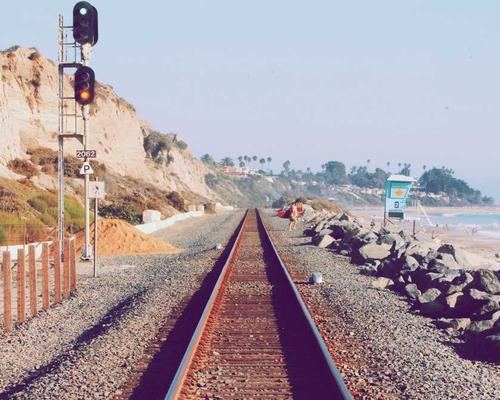
//> input picture work5/test.png, 500 x 400 px, given in place of test.jpg, which was not available
$ ./main   (built with g++ and OpenCV 4)
//> lines starting //> are read from the running program, lines starting //| are printed output that depends on the picture; pictures that were not available may be replaced by others from this repository, and a replacement may not be noted
#include <opencv2/opencv.hpp>
#include <iostream>
using namespace cv;
using namespace std;

int main() {
    // ====================== 任务1：读取测试图片 ======================
    Mat img = imread("test.jpg");
//> img is the input picture: 400 rows x 500 cols, CV_8UC3; mean B, G, R 164.2, 157.4, 170.4
    if (img.empty()) {
        cout << "❌ 错误：无法读取test.jpg，请检查文件是否在当前目录！" << endl;
        return -1;
    }
    cout << "✅ 任务1完成：成功读取测试图片" << endl << endl;

    // ====================== 任务2：输出图像基本信息 ======================
    cout << "===== 图像基本信息 =====" << endl;
    cout << "图像宽度：" << img.cols << " 像素" << endl;
//| 图像宽度：500 像素
    cout << "图像高度：" << img.rows << " 像素" << endl;
//| 图像高度：400 像素
    cout << "通道数：" << img.channels() << endl;
//| 通道数：3
    cout << "像素数据类型：" << img.type() << endl;
//| 像素数据类型：16
    cout << "总像素数：" << img.total() << endl << endl;
//| 总像素数：200000
    cout << "✅ 任务2完成：已输出图像信息" << endl << endl;

    // ====================== 任务3：显示原图 ======================
    namedWindow("原图", WINDOW_NORMAL);
    imshow("原图", img);
    cout << "✅ 任务3完成：已显示原图" << endl << endl;

    // ====================== 任务4：转换为灰度图并显示 ======================
    Mat gray_img;
    cvtColor(img, gray_img, COLOR_BGR2GRAY);
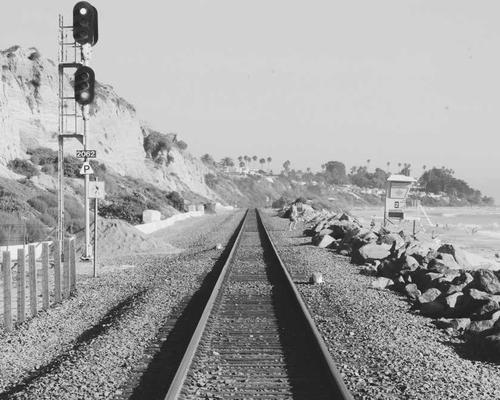
//> gray_img: 400 rows x 500 cols, CV_8UC1; min 6, max 253, mean 162.1
    namedWindow("灰度图", WINDOW_NORMAL);
    imshow("灰度图", gray_img);
    cout << "✅ 任务4完成：已转换并显示灰度图" << endl << endl;

    // ====================== 任务5：保存灰度图 ======================
    imwrite("gray_output.jpg", gray_img);
    cout << "✅ 任务5完成：灰度图已保存为 gray_output.jpg" << endl << endl;

    // ====================== 任务6：像素操作 + 裁剪 ======================
    cout << "===== 任务6：像素与裁剪操作 =====" << endl;
    // 输出左上角(0,0)的BGR像素值
    Vec3b pixel = img.at<Vec3b>(0, 0);
//> pixel = [233, 211, 193]
    cout << "左上角(0,0)像素值（BGR格式）：" << endl;
    cout << "B(蓝)：" << (int)pixel[0] << endl;
//| B(蓝)：233
    cout << "G(绿)：" << (int)pixel[1] << endl;
//| G(绿)：211
    cout << "R(红)：" << (int)pixel[2] << endl << endl;
//| R(红)：193

    // 裁剪左上角100x100区域并保存
    Mat roi = img(Rect(0, 0, 100, 100));
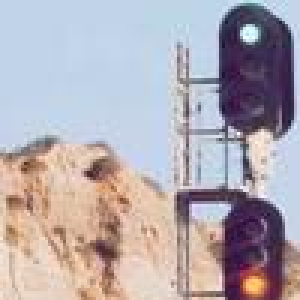
//> roi: 100 rows x 100 cols, CV_8UC3 (shown 3 times larger); mean B, G, R 176.9, 170, 177.8
    imwrite("roi.jpg", roi);
    namedWindow("裁剪区域", WINDOW_NORMAL);
    imshow("裁剪区域", roi);
    cout << "✅ 任务6完成：左上角100x100区域已保存为 roi.jpg" << endl << endl;

    // 等待按键，防止窗口闪退（必须加！）
    waitKey(0);
    destroyAllWindows();

    cout << "🎉 所有作业任务全部完成！" << endl;
    return 0;
}

$ run again, with work5/A4校正结果.png copied over work5/test.png
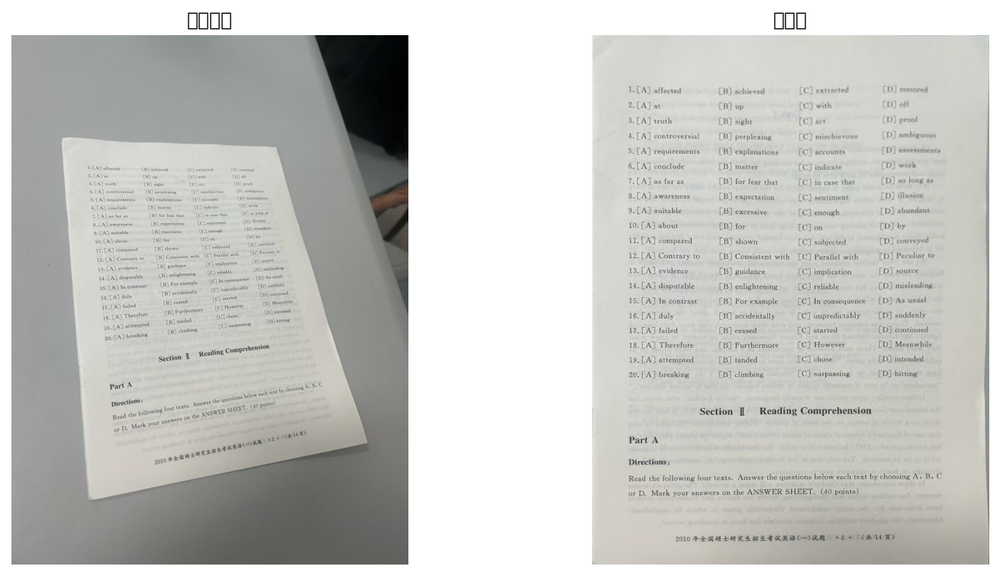
//> input picture work5/A4校正结果.png, 1000 x 576 px, shrunk from 1310 x 754 before the run, given in place of test.jpg, which was not available
//> img is the input picture: 576 rows x 1000 cols, CV_8UC3; mean B, G, R 195, 198.8, 198.4
//| 图像宽度：1000 像素
//| 图像高度：576 像素
//| 通道数：3
//| 像素数据类型：16
//| 总像素数：576000
//> pixel = [255, 255, 255]
//| B(蓝)：255
//| G(绿)：255
//| R(红)：255
//> `Mat roi = img(Rect(0, 0, 100, 100));`:
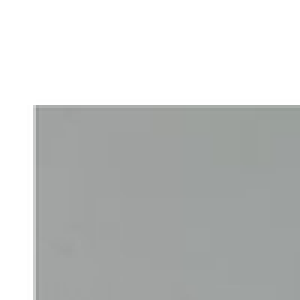
//> roi: 100 rows x 100 cols, CV_8UC3 (shown 3 times larger); mean B, G, R 200.7, 201.5, 199.8

$ run again, with work5/实验结果图.png copied over work5/test.png
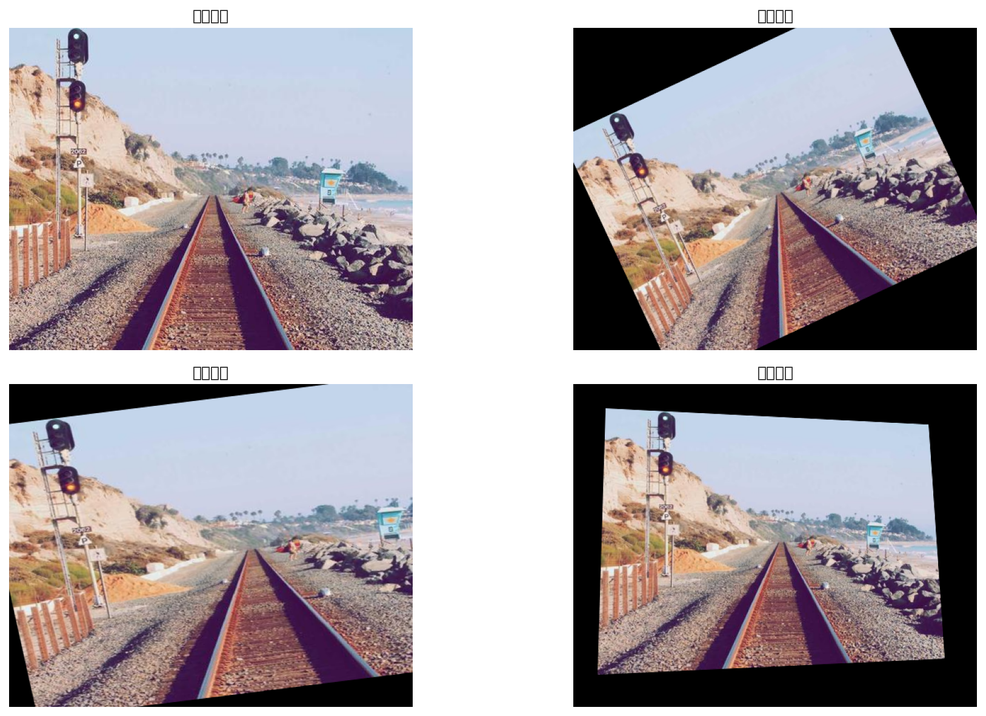
//> input picture work5/实验结果图.png, 986 x 716 px, shrunk from 1627 x 1182 before the run, given in place of test.jpg, which was not available
//> img is the input picture: 716 rows x 986 cols, CV_8UC3; mean B, G, R 163.6, 160, 168.4
//| 图像宽度：986 像素
//| 图像高度：716 像素
//| 通道数：3
//| 像素数据类型：16
//| 总像素数：705976
//> `cvtColor(img, gray_img, COLOR_BGR2GRAY);`:
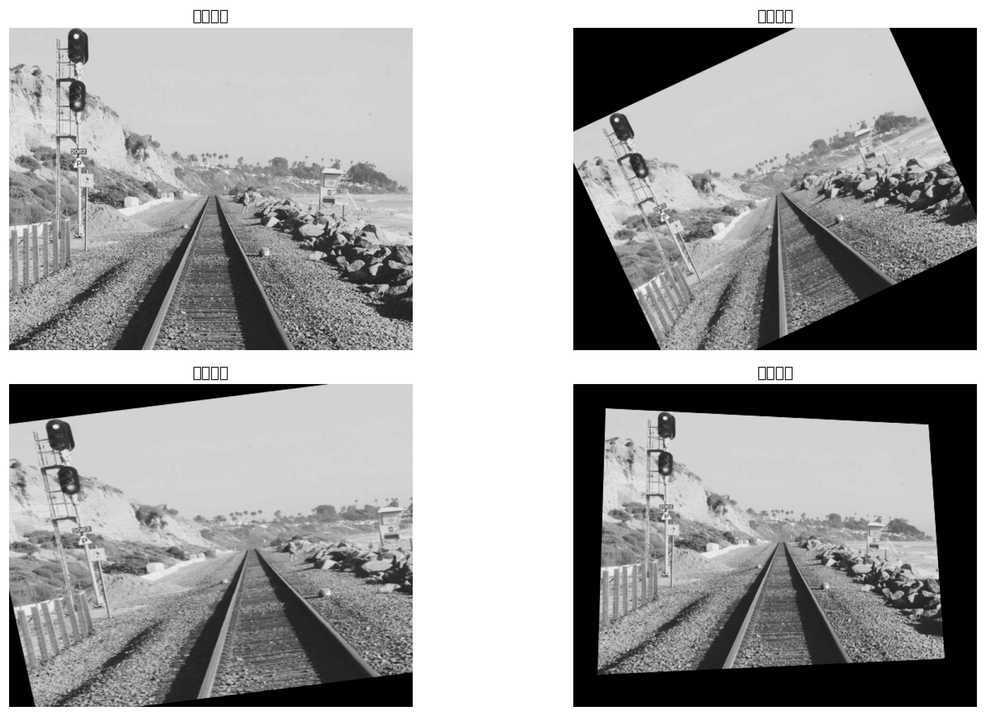
//> gray_img: 716 rows x 986 cols, CV_8UC1; min 0, max 255, mean 162.9
//> pixel = [255, 255, 255]
//| B(蓝)：255
//| G(绿)：255
//| R(红)：255
//> `Mat roi = img(Rect(0, 0, 100, 100));`:
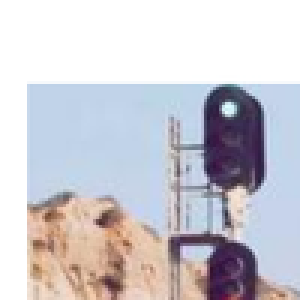
//> roi: 100 rows x 100 cols, CV_8UC3 (shown 3 times larger); mean B, G, R 208.6, 201.9, 204
